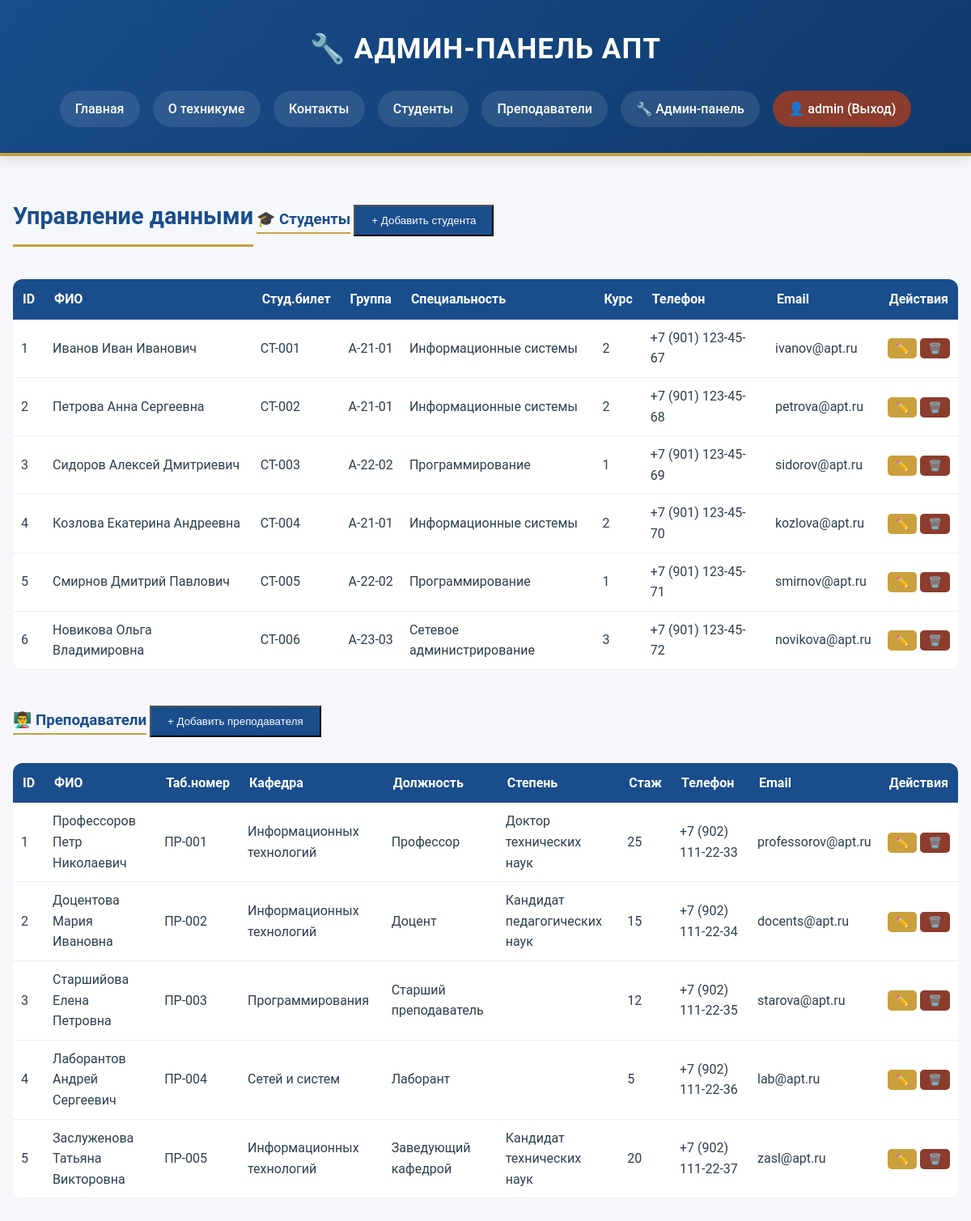
/admin_panel.php (signed in), run on the app's committed database.
### tables this page shows
CREATE TABLE IF NOT EXISTS students (
    id INT AUTO_INCREMENT PRIMARY KEY,
    full_name VARCHAR(255) NOT NULL COMMENT 'ФИО студента',
    student_card VARCHAR(50) NOT NULL UNIQUE COMMENT 'Номер студенческого билета',
    group_name VARCHAR(50) NOT NULL COMMENT 'Номер группы',
    specialty VARCHAR(255) NOT NULL COMMENT 'Специальность',
    course INT NOT NULL COMMENT 'Курс',
    phone VARCHAR(20) COMMENT 'Телефон',
    email VARCHAR(255) COMMENT 'Email',
    birth_date DATE COMMENT 'Дата рождения',
    avatar_url VARCHAR(500) COMMENT 'Фото',
    created_at TIMESTAMP DEFAULT CURRENT_TIMESTAMP,
    updated_at TIMESTAMP DEFAULT CURRENT_TIMESTAMP ON UPDATE CURRENT_TIMESTAMP
);

CREATE TABLE IF NOT EXISTS teachers (
    id INT AUTO_INCREMENT PRIMARY KEY,
    full_name VARCHAR(255) NOT NULL COMMENT 'ФИО преподавателя',
    teacher_card VARCHAR(50) NOT NULL UNIQUE COMMENT 'Табельный номер',
    department VARCHAR(255) NOT NULL COMMENT 'Кафедра',
    position VARCHAR(255) NOT NULL COMMENT 'Должность',
    degree VARCHAR(255) COMMENT 'Ученая степень',
    experience_years INT DEFAULT 0 COMMENT 'Стаж работы',
    phone VARCHAR(20) COMMENT 'Телефон',
    email VARCHAR(255) COMMENT 'Email',
    avatar_url VARCHAR(500) COMMENT 'Фото',
    created_at TIMESTAMP DEFAULT CURRENT_TIMESTAMP,
    updated_at TIMESTAMP DEFAULT CURRENT_TIMESTAMP ON UPDATE CURRENT_TIMESTAMP
);

### www/auth.php (called while the page is built, shortened)
<?php
function isLoggedIn() {
    return isset($_SESSION['user_id']);
}
function isAdmin() {
    return isset($_SESSION['role']) && $_SESSION['role'] === 'admin';
}
function isUser() {
    return isset($_SESSION['role']) && ($_SESSION['role'] === 'user' || $_SESSION['role'] === 'admin');
}
?>

### www/admin_panel.php (the view, shortened to what this page needs)
<?php
require_once 'auth.php';
$host = getenv('DB_HOST') ?: 'db';
$user = getenv('DB_USER') ?: 'webuser';
$pass = getenv('DB_PASSWORD') ?: 'webpass';
$dbname = 'apt';
$conn = new mysqli($host, $user, $pass, $dbname);
$conn->set_charset("utf8mb4");
$students = $conn->query("SELECT * FROM students ORDER BY id");
$teachers = $conn->query("SELECT * FROM teachers ORDER BY id");
?>
<!DOCTYPE html>
<html lang="ru">
<head>
    <link rel="stylesheet" href="style.css">
</head>
<body>
    <header>
        <h1>🔧 Админ-панель АПТ</h1>
        <nav>
            <a href="index.php">Главная</a>
            <a href="about.php">О техникуме</a>
            <a href="contacts.php">Контакты</a>
            <?php if (isUser()): ?>
                <a href="students.php">Студенты</a>
                <a href="teachers.php">Преподаватели</a>
            <?php endif; ?>
            <?php if (isAdmin()): ?>
                <a href="admin_panel.php">🔧 Админ-панель</a>
            <?php endif; ?>
            <?php if (isLoggedIn()): ?>
                <a href="logout.php" style="background: #8b3c2c;">👤 <?php echo $_SESSION['username']; ?> (Выход)</a>
            <?php else: ?>
                <a href="login.php">🔐 Вход</a>
                <a href="register.php">📝 Регистрация</a>
            <?php endif; ?>
        </nav>
    </header>
    <main class="admin-container">
        <h2>Управление данными</h2>
        <h3 class="section-title">🎓 Студенты</h3>
        <button class="btn-add" onclick="openModal('students', 'add')">+ Добавить студента</button>
        <table class="admin-table">
            <tr><th>ID</th><th>ФИО</th><th>Студ.билет</th><th>Группа</th><th>Специальность</th><th>Курс</th><th>Телефон</th><th>Email</th><th>Действия</th></tr>
            <?php while($row = $students->fetch_assoc()): ?>
            <tr>
                <td><?php echo $row['id']; ?></td>
                <td><?php echo htmlspecialchars($row['full_name']); ?></td>
                <td><?php echo $row['student_card']; ?></td>
                <td><?php echo $row['group_name']; ?></td>
                <td><?php echo $row['specialty']; ?></td>
                <td><?php echo $row['course']; ?></td>
                <td><?php echo $row['phone']; ?></td>
                <td><?php echo $row['email']; ?></td>
                <td>
                    <button class="btn btn-edit" onclick="editStudent(<?php echo htmlspecialchars(json_encode($row)); ?>)">✏️</button>
                    <form method="POST" style="display:inline" onsubmit="return confirm('Удалить?')">
                        <button type="submit" class="btn btn-delete">🗑️</button>
                    </form>
                </td>
            </tr>
            <?php endwhile; ?>
        </table>
        <h3 class="section-title">👨‍🏫 Преподаватели</h3>
        <button class="btn-add" onclick="openModal('teachers', 'add')">+ Добавить преподавателя</button>
        <table class="admin-table">
            <tr><th>ID</th><th>ФИО</th><th>Таб.номер</th><th>Кафедра</th><th>Должность</th><th>Степень</th><th>Стаж</th><th>Телефон</th><th>Email</th><th>Действия</th></tr>
            <?php while($row = $teachers->fetch_assoc()): ?>
            <tr>
                <td><?php echo $row['id']; ?></td>
                <td><?php echo htmlspecialchars($row['full_name']); ?></td>
                <td><?php echo $row['teacher_card']; ?></td>
                <td><?php echo $row['department']; ?></td>
                <td><?php echo $row['position']; ?></td>
                <td><?php echo $row['degree']; ?></td>
                <td><?php echo $row['experience_years']; ?></td>
                <td><?php echo $row['phone']; ?></td>
                <td><?php echo $row['email']; ?></td>
                <td>
                    <button class="btn btn-edit" onclick="editTeacher(<?php echo htmlspecialchars(json_encode($row)); ?>)">✏️</button>
                    <form method="POST" style="display:inline" onsubmit="return confirm('Удалить?')">
                        <button type="submit" class="btn btn-delete">🗑️</button>
                    </form>
                </td>
            </tr>
            <?php endwhile; ?>
        </table>
    </main>
</body>
</html>

### www/style.css (style rules this page uses)
* { margin: 0; padding: 0; box-sizing: border-box; }
body { font-family: 'Roboto', 'Segoe UI', 'Times New Roman', Georgia, serif; line-height: 1.6; color: #2c3e50; background-color: #f5f7fa; }
:root { --apt-blue: #1a4d8c; --apt-dark-blue: #0e3a6b; --apt-gold: #c9a03d; --apt-burgundy: #8b3c2c; --apt-gray: #6c757d; --apt-light-gray: #e9ecef; --apt-white: #ffffff; }
header { background: linear-gradient(135deg, var(--apt-blue) 0%, var(--apt-dark-blue) 100%); color: var(--apt-white); padding: 2rem; text-align: center; border-bottom: 4px solid var(--apt-gold); box-shadow: 0 4px 15px rgba(0,0,0,0.1); }
header h1 { font-size: 2.2rem; font-weight: 600; letter-spacing: 1px; margin-bottom: 0.5rem; text-transform: uppercase; }
nav { margin-top: 1.5rem; display: flex; justify-content: center; flex-wrap: wrap; gap: 0.5rem; }
nav a { color: var(--apt-white); text-decoration: none; padding: 0.6rem 1.2rem; margin: 0 0.25rem; border-radius: 30px; transition: all 0.3s ease; font-weight: 500; background: rgba(255,255,255,0.1); backdrop-filter: blur(5px); }
main { max-width: 1300px; margin: 2rem auto; padding: 0 2rem; min-height: 60vh; }
main h2 { color: var(--apt-blue); font-size: 1.8rem; margin-bottom: 1.5rem; padding-bottom: 0.75rem; border-bottom: 3px solid var(--apt-gold); display: inline-block; font-weight: 600; }

### www/admin_panel.php (style rules this page uses)
.admin-container { max-width: 1400px; margin: 2rem auto; padding: 0 1rem; }
.admin-table { width: 100%; border-collapse: collapse; background: white; border-radius: 12px; overflow: hidden; margin: 1rem 0; }
.admin-table th { background: #1a4d8c; color: white; padding: 12px; text-align: left; }
.admin-table td { padding: 10px; border-bottom: 1px solid #eee; }
.btn { padding: 5px 10px; border: none; border-radius: 5px; cursor: pointer; }
.btn-edit { background: #c9a03d; color: white; }
.btn-delete { background: #8b3c2c; color: white; }
.btn-add { background: #1a4d8c; color: white; padding: 10px 20px; margin: 1rem 0; }
.section-title { margin-top: 2rem; color: #1a4d8c; border-bottom: 2px solid #c9a03d; display: inline-block; }

### data on the page
students: id "1", full_name "Иванов Иван Иванович", student_card "СТ-001", group_name "А-21-01", specialty "Информационные системы", course "2", phone "+7 (901) 123-45-67", email "ivanov@apt.ru"
students: id "2", full_name "Петрова Анна Сергеевна", student_card "СТ-002", group_name "А-21-01", specialty "Информационные системы", course "2", phone "+7 (901) 123-45-68", email "petrova@apt.ru"
students: id "3", full_name "Сидоров Алексей Дмитриевич", student_card "СТ-003", group_name "А-22-02", specialty "Программирование", course "1", phone "+7 (901) 123-45-69", email "sidorov@apt.ru"
students: id "4", full_name "Козлова Екатерина Андреевна", student_card "СТ-004", group_name "А-21-01", specialty "Информационные системы", course "2", phone "+7 (901) 123-45-70", email "kozlova@apt.ru"
students: id "5", full_name "Смирнов Дмитрий Павлович", student_card "СТ-005", group_name "А-22-02", specialty "Программирование", course "1", phone "+7 (901) 123-45-71", email "smirnov@apt.ru"
students: id "6", full_name "Новикова Ольга Владимировна", student_card "СТ-006", group_name "А-23-03", specialty "Сетевое администрирование", course "3", phone "+7 (901) 123-45-72", email "novikova@apt.ru"
teachers: id "1", full_name "Профессоров Петр Николаевич", teacher_card "ПР-001", department "Информационных технологий", position "Профессор", degree "Доктор технических наук", experience_years "25", phone "+7 (902) 111-22-33", email "professorov@apt.ru"
teachers: id "2", full_name "Доцентова Мария Ивановна", teacher_card "ПР-002", department "Информационных технологий", position "Доцент", degree "Кандидат педагогических наук", experience_years "15", phone "+7 (902) 111-22-34", email "docents@apt.ru"
teachers: id "3", full_name "Старшийова Елена Петровна", teacher_card "ПР-003", department "Программирования", position "Старший преподаватель", experience_years "12", phone "+7 (902) 111-22-35", email "starova@apt.ru"
teachers: id "4", full_name "Лаборантов Андрей Сергеевич", teacher_card "ПР-004", department "Сетей и систем", position "Лаборант", experience_years "5", phone "+7 (902) 111-22-36", email "lab@apt.ru"
teachers: id "5", full_name "Заслуженова Татьяна Викторовна", teacher_card "ПР-005", department "Информационных технологий", position "Заведующий кафедрой", degree "Кандидат технических наук", experience_years "20", phone "+7 (902) 111-22-37", email "zasl@apt.ru"

### other printed values
$_SESSION['username'] "admin"
